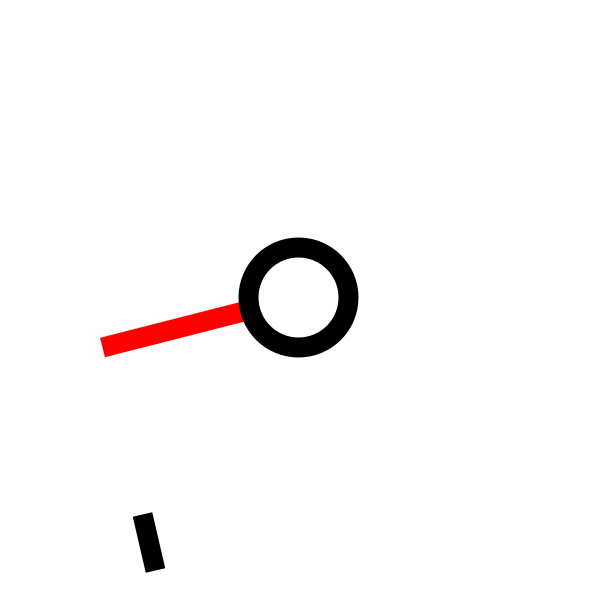
Frame 1 (no input)
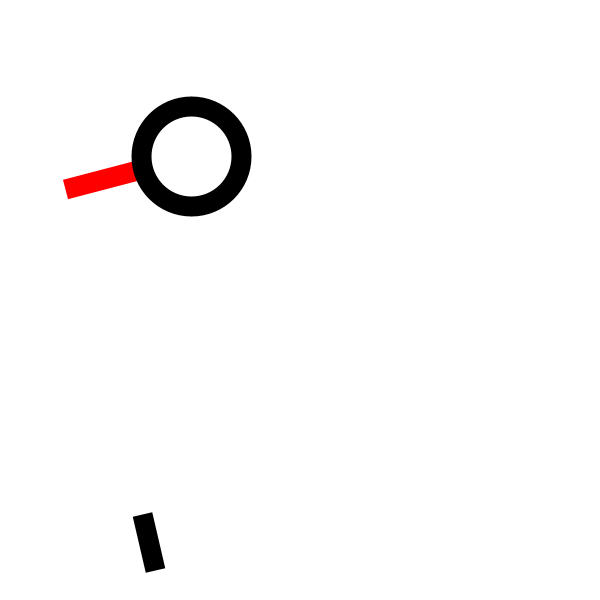
Frame 60 (the mouse pressed at the canvas centre just before this capture)
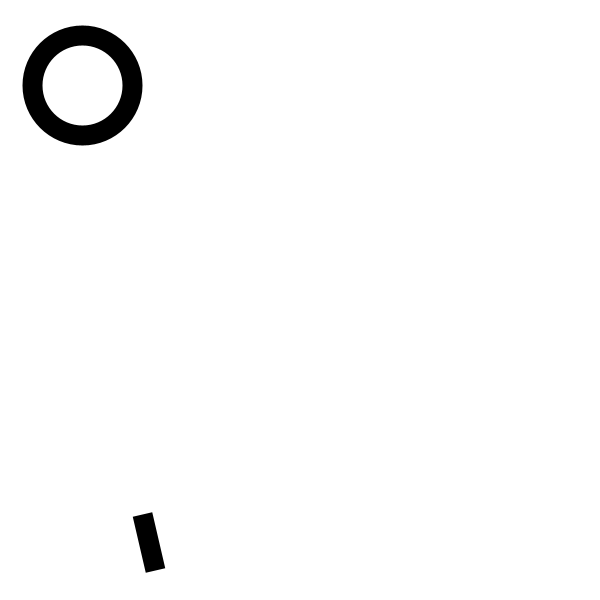
Frame 120 (the mouse held since frame 60 and released just before this capture)

The Processing sketch that drew these frames (run headless with seeded random() and noise(); from frame 60 on, the mouse is pressed at the canvas centre):

// Processing sketch: bouncer_check_distance_with_line
// ── bouncer_check_distance_with_line.pde
//
/*
1. 원 그리기
2. 원 움직이기 
  2-1. 원이 화면 중앙에서 시작
  2-2. 무작위한 방향으로 이동 -> 360도의 방향중 하나 선택
3. 원이 이동을 하다가 화면 가장자리에 이르면 진행경로에 따라서 반사되어나온다.
  3-1. 원의 위치가 화면 가장자리에 이르렀을때 -> P_x의 경우 0보다 작아지거나 width보다 커지는 경우
  3-2. vx의 경우에는 위와 같은 조건일때 진행하던 것과 반대방향으로 이동을 해야한다. -> vx에 -1 곱해준다. 
*/

/*
1. 선분을 그린다.
2. 원이 선분과 닿았을 경우 진행경로가 반사된다.
3. 선분의 시작점에 끝점까지 이어지는 벡터
4. 선분의 시작점에서 원의 위치까지 이어지는 벡터
*/

float P_x; // P
float P_y;
float R = 100;

float vx; // 여기의 두 변수가 x방향의 속도와 y방향의 속도를 보관합니다.
float vy;

float A_x; // A
float A_y;

float B_x; // B
float B_y;

PVector AB; // 선분벡터
PVector AP; // 선분의 시작점과 원의 중심을 이은 벡터

void setup(){
  size(600,600);
  strokeCap(BEVEL);
  
  P_x = width/2;
  P_y = height/2;
  
  float angle = random(2 * PI);
  float r = 3;
  vx = r * cos(angle);
  vy = r * sin(angle);
  
  // 선분을 구성하는 두점의 위치를 무작위하게 뽑는다.
  A_x = random(width);
  A_y = random(height);
  
  B_x = random(width);
  B_y = random(height);
  
  AB = new PVector(B_x - A_x, B_y - A_y); // A->B 방향과 크기를 가진 벡터
  AP = new PVector(P_x - A_x, P_y - A_y); // A->P 방향과 크기를 가진 벡터
  //AP 벡터 방향이 잘못 계산되어있었는데 지적해주셔서 감사합니다!
}

void draw(){
  background(255);
  
  // A->P의 경우, P의 값이 매번 바뀌기 때문에 새로 업데이트 
  AP.set(P_x - A_x, P_y - A_y); 
  
  // A->P 벡터를 A->B벡터위에 내적을 이용해
  // 투영 (저는 수직으로 내려서 A->B위에 A->P의 그림자가 진다고 상상합니다)
  // 투영을 하기 위해서는 A->B의 크기가 1이 되어야한다.
  // 위의 가정에 대한 근거는 내적의 정의 ||AP|| * ||AB|| * cos(theta) 에서 찾을 수 있다.
  // 위에서 ||AP|| 는 벡터 ||AP||의 길이 (선분 AP의 길이와 동일합니다.) 이고,
  // theta는 A->P와 A->B사이의 사잇각입니다.
  // 다시 ||AP|| * ||AB|| * cos(theta) 로 돌아와서, ||AB||의 값이 1이라고 가정한다면,
  // ||AP|| * cos(theta) 가 되고, 이는 점 P에서 선분 AB로 내린 수선의 발?이 X라고 가정할때,
  // 선분 AP, AX, XP 세 개의 변을 가지는 직각삼각형에서 (theta는 여기서 AP와 AX의 사잇각)
  // (||AP|| * cos(theta)의 값은) 선분 AX의 길이가 됩니다. 
  
  AB.normalize(); //A->B를 방향은 일정하되 크기는 1인 벡터로 바꾸어줍니다.
  
  // AX의 길이를 구하기 위해 크기가 1이된 A->B 와 그대로인 A->P의 내적값을 구해줍니다.
  float AX_length = AP.dot(AB);
  // 점 A의 위치를 이용하기 위해 새로 만들어줍니다.
  PVector A = new PVector(A_x, A_y);
  // A + AB * AX_length 라고 생각하면 되고, 이는 두가지 부분으로 나누어 생각할 수 있습니다.
  // AB * AX_length 는 A->B 와 방향은 같되 크기가 AX와 동일한 벡터, 즉 A->X 벡터가 됩니다.
  // A->X 벡터를 A에 더해주면 X의 좌표를 구할 수 있습니다.
  PVector X = A.add(AB.mult(AX_length));
  // X->P 가 저희가 AB와 P사이 거리를 판단하기 위해 필요한 벡터입니다. 
  PVector XP = new PVector(P_x-X.x, P_y-X.y);
  
  if(XP.mag() < R * 0.5){
    //여기는 X->P의 크기가 일정 크기보다 작아졌을 경우에 실행되는 코드
    //즉 선분에 대해 반사되는 속도를 계산하는 코드가 들어가야합니다.
  }
  
  if(P_x < R * 0.5 || P_x > width - R * 0.5){
    vx = vx * -1;
  }
  
  if(P_y < R * 0.5 || P_y > height - R * 0.5){
    vy = vy * -1;
  }
  
  P_x = P_x + vx;
  P_y = P_y + vy;
  
  strokeWeight(20);
  stroke(255,0,0);
  line(X.x,X.y,P_x,P_y);
  stroke(0);
  ellipse(P_x,P_y,R,R);
  line(A_x,A_y,B_x,B_y);
}
